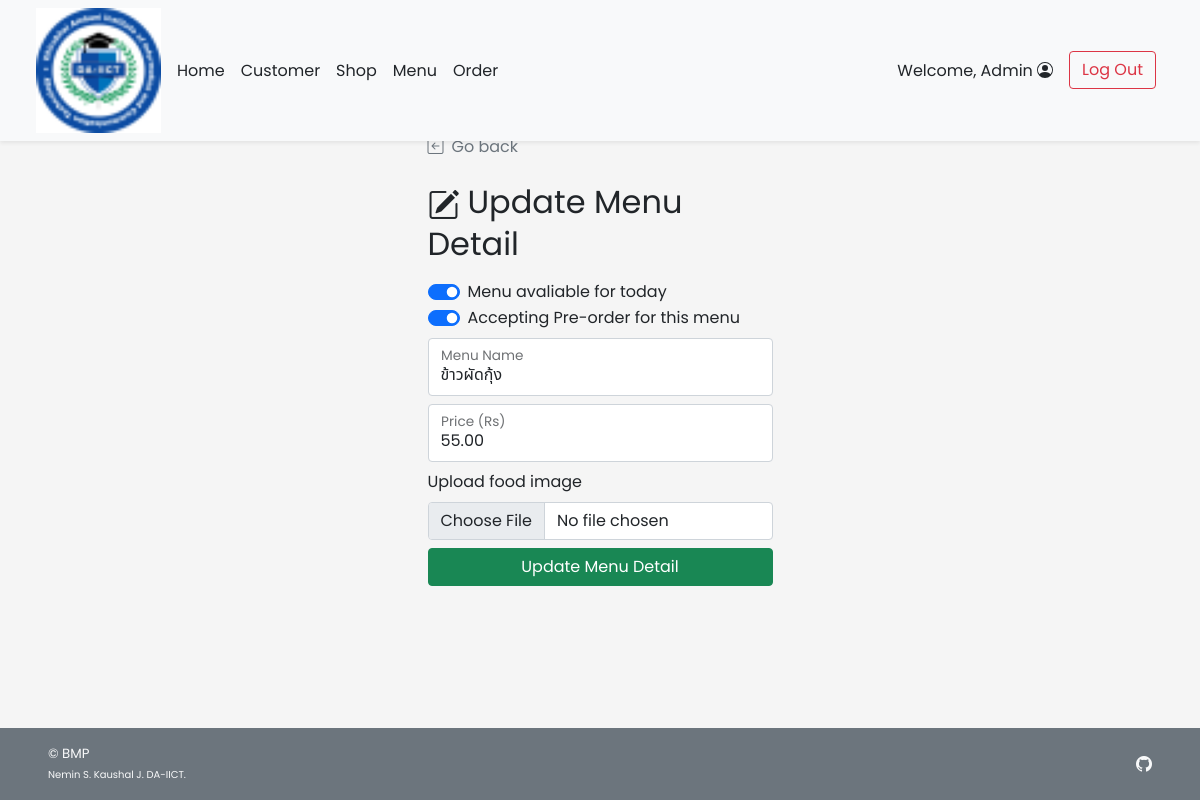
The app's page /admin/admin_food_edit.php?s_id=1&f_id=2 (signed in) with its own data.
### tables this page shows
CREATE TABLE `food` (
  `f_id` int(11) NOT NULL,
  `s_id` int(11) NOT NULL,
  `f_name` varchar(100) NOT NULL,
  `f_price` decimal(6,2) NOT NULL,
  `f_todayavail` tinyint(4) NOT NULL DEFAULT 1 COMMENT 'Food is available to order or not',
  `f_preorderavail` tinyint(4) NOT NULL DEFAULT 1,
  `f_pic` text DEFAULT NULL
);

### admin/admin_food_edit.php (the view, shortened to what this page needs)
<!DOCTYPE html>
<html lang="en">
<head>
    <?php
        include("../conn_db.php");
        include('../head.php');
    ?>
    <link href="../css/main.css" rel="stylesheet">
    <link href="../css/login.css" rel="stylesheet">
</head>
<body class="d-flex flex-column h-100">
    <?php include('nav_header_admin.php')?>
    <div class="container form-signin mt-auto w-50">
        <a class="nav nav-item text-decoration-none text-muted" href="#" onclick="history.back();">
            <i class="bi bi-arrow-left-square me-2"></i>Go back
        </a>
        <?php
            $f_id = $_GET["f_id"];
            $query = "SELECT * FROM food WHERE f_id = {$f_id} LIMIT 0,1";
            $result = $mysqli ->query($query);
            $row = $result -> fetch_array();
        ?>
        <form method="POST" action="admin_food_edit.php" class="form-floating" enctype="multipart/form-data">
            <h2 class="mt-4 mb-3 fw-normal text-bold"><i class="bi bi-pencil-square me-2"></i>Update Menu Detail</h2>
            <div class="form-check form-switch">
                <input class="form-check-input" type="checkbox" id="f_todayavail"
                name="f_todayavail" <?php if($row["f_todayavail"]){echo "checked";} ?>>
                <label class="form-check-label" for="f_todayavail">Menu avaliable for today</label>
            </div>
            <div class="form-check form-switch mb-2">
                <input class="form-check-input" type="checkbox" id="f_preorderavail" name="f_preorderavail" <?php if($row["f_preorderavail"]){echo "checked";} ?>>
                <label class="form-check-label" for="f_preorderavail">Accepting Pre-order for this menu</label>
            </div>
            <div class="form-floating mb-2">
                <input type="text" class="form-control" id="f_name" placeholder="f_name" name="f_name"
                value="<?php echo $row["f_name"];?>" required>
                <label for="f_name">Menu Name</label>
            </div>
            <div class="form-floating mb-2">
                <input type="number" step=".25" min="0.00" max="999.75" class="form-control" id="f_price" placeholder="Price (Rs)" value="<?php echo $row["f_price"];?>" name="f_price" required>
                <label for="f_price">Price (Rs)</label>
            </div>
            <div class="mb-2">
                <label for="formFile" class="form-label">Upload food image</label>
                <input class="form-control" type="file" id="f_pic" name="f_pic" accept="image/*">
            </div>
            <button class="w-100 btn btn-success mb-3" name="upd_confirm" type="submit">Update Menu Detail</button>
        </form>
    </div>
    <footer
        class="footer d-flex flex-wrap justify-content-between align-items-center px-5 py-3 mt-auto bg-secondary text-light">
        <span class="smaller-font">&copy; BMP<br /><span class="xsmall-font">Nemin S. Kaushal J.
                DA-IICT.</span></span>
        <ul class="nav justify-content-end list-unstyled d-flex">
            <li class="ms-3"><a class="text-light" target="_blank" href="https://github.com/Kaushal199/CMS_BMP/"><i
                        class="bi bi-github"></i></a></li>
        </ul>
    </footer>
</body>
</html>

### css/main.css (style rules this page uses)
html { height: 100%; }
body { height: 100%; padding-top: 4rem; margin-bottom: -50px; font-family: 'Poppins', 'Noto Sans Thai', sans-serif; }
a { cursor: pointer; }
.bi { vertical-align: -.125em; fill: currentColor; }
.smaller-font { font-size: smaller; }
.xsmall-font { font-size: x-small; }

### css/login.css (style rules this page uses)
html, body { height: 100%; font-family: 'Poppins', 'Noto Sans Thai', sans-serif; }
body { background-color: #f5f5f5; padding-top: 4rem; margin-bottom: -50px; }
.form-signin { width: 100%; max-width: 375px; padding: 15px; margin: auto; }
.smaller-font { font-size: smaller; }
.xsmall-font { font-size: x-small; }

### records on screen
food: f_todayavail "☑", f_preorderavail "☑", f_name "ข้าวผัดกุ้ง", f_price "55.00"

### other values on screen
$_SESSION['firstname'] "Admin"
